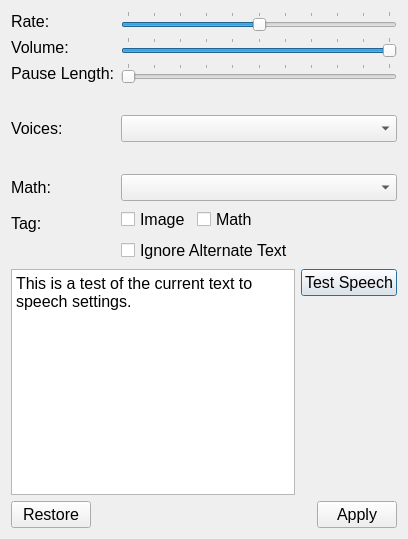
<?xml version="1.0" encoding="UTF-8"?>
<ui version="4.0">
 <class>SpeechSettings</class>
 <widget class="QDialog" name="SpeechSettings">
  <property name="geometry">
   <rect>
    <x>0</x>
    <y>0</y>
    <width>408</width>
    <height>539</height>
   </rect>
  </property>
  <property name="font">
   <font>
    <pointsize>12</pointsize>
   </font>
  </property>
  <property name="windowTitle">
   <string>General</string>
  </property>
  <property name="windowIcon">
   <iconset resource="resource.qrc">
    <normaloff>:/classic/icons/speech_settings_classic.png</normaloff>:/classic/icons/speech_settings_classic.png</iconset>
  </property>
  <layout class="QVBoxLayout" name="verticalLayout" stretch="0,1,0">
   <item>
    <layout class="QFormLayout" name="formLayout">
     <property name="fieldGrowthPolicy">
      <enum>QFormLayout::AllNonFixedFieldsGrow</enum>
     </property>
     <item row="0" column="0">
      <widget class="QLabel" name="label">
       <property name="text">
        <string>Rate:</string>
       </property>
      </widget>
     </item>
     <item row="0" column="1">
      <widget class="QSlider" name="rateSlider">
       <property name="minimumSize">
        <size>
         <width>201</width>
         <height>0</height>
        </size>
       </property>
       <property name="toolTip">
        <string>Words per minute slider (rate)</string>
       </property>
       <property name="minimum">
        <number>0</number>
       </property>
       <property name="maximum">
        <number>100</number>
       </property>
       <property name="value">
        <number>50</number>
       </property>
       <property name="orientation">
        <enum>Qt::Horizontal</enum>
       </property>
       <property name="tickPosition">
        <enum>QSlider::TicksAbove</enum>
       </property>
       <property name="tickInterval">
        <number>10</number>
       </property>
      </widget>
     </item>
     <item row="2" column="0">
      <widget class="QLabel" name="label_2">
       <property name="text">
        <string>Volume:</string>
       </property>
      </widget>
     </item>
     <item row="2" column="1">
      <widget class="QSlider" name="volumeSlider">
       <property name="minimumSize">
        <size>
         <width>201</width>
         <height>0</height>
        </size>
       </property>
       <property name="toolTip">
        <string>Volume slider</string>
       </property>
       <property name="maximum">
        <number>100</number>
       </property>
       <property name="value">
        <number>100</number>
       </property>
       <property name="orientation">
        <enum>Qt::Horizontal</enum>
       </property>
       <property name="tickPosition">
        <enum>QSlider::TicksAbove</enum>
       </property>
       <property name="tickInterval">
        <number>10</number>
       </property>
      </widget>
     </item>
     <item row="4" column="1">
      <spacer name="verticalSpacer_3">
       <property name="orientation">
        <enum>Qt::Vertical</enum>
       </property>
       <property name="sizeType">
        <enum>QSizePolicy::Fixed</enum>
       </property>
       <property name="sizeHint" stdset="0">
        <size>
         <width>20</width>
         <height>20</height>
        </size>
       </property>
      </spacer>
     </item>
     <item row="5" column="0">
      <widget class="QLabel" name="label_3">
       <property name="text">
        <string>Voices:</string>
       </property>
      </widget>
     </item>
     <item row="5" column="1">
      <widget class="QComboBox" name="voiceComboBox">
       <property name="toolTip">
        <string>Drop down box for selecting the voice</string>
       </property>
       <property name="editable">
        <bool>false</bool>
       </property>
      </widget>
     </item>
     <item row="6" column="1">
      <spacer name="verticalSpacer_2">
       <property name="orientation">
        <enum>Qt::Vertical</enum>
       </property>
       <property name="sizeType">
        <enum>QSizePolicy::Fixed</enum>
       </property>
       <property name="sizeHint" stdset="0">
        <size>
         <width>20</width>
         <height>20</height>
        </size>
       </property>
      </spacer>
     </item>
     <item row="7" column="0">
      <widget class="QLabel" name="label_5">
       <property name="text">
        <string>Math:</string>
       </property>
      </widget>
     </item>
     <item row="7" column="1">
      <widget class="QComboBox" name="mathDatabaseComboBox"/>
     </item>
     <item row="8" column="0">
      <widget class="QLabel" name="label_4">
       <property name="text">
        <string>Tag:</string>
       </property>
      </widget>
     </item>
     <item row="3" column="1">
      <widget class="QSlider" name="pauseSlider">
       <property name="maximum">
        <number>10</number>
       </property>
       <property name="pageStep">
        <number>1</number>
       </property>
       <property name="orientation">
        <enum>Qt::Horizontal</enum>
       </property>
       <property name="tickPosition">
        <enum>QSlider::TicksAbove</enum>
       </property>
       <property name="tickInterval">
        <number>1</number>
       </property>
      </widget>
     </item>
     <item row="3" column="0">
      <widget class="QLabel" name="label_6">
       <property name="text">
        <string>Pause Length:</string>
       </property>
      </widget>
     </item>
     <item row="8" column="1">
      <layout class="QVBoxLayout" name="verticalLayout_3">
       <item>
        <layout class="QHBoxLayout" name="horizontalLayout_3">
         <item>
          <widget class="QCheckBox" name="imageTagCheckBox">
           <property name="text">
            <string>Image</string>
           </property>
          </widget>
         </item>
         <item>
          <widget class="QCheckBox" name="mathTagCheckBox">
           <property name="text">
            <string>Math</string>
           </property>
          </widget>
         </item>
         <item>
          <spacer name="horizontalSpacer_2">
           <property name="orientation">
            <enum>Qt::Horizontal</enum>
           </property>
           <property name="sizeHint" stdset="0">
            <size>
             <width>40</width>
             <height>20</height>
            </size>
           </property>
          </spacer>
         </item>
        </layout>
       </item>
       <item>
        <layout class="QHBoxLayout" name="horizontalLayout_4">
         <item>
          <widget class="QCheckBox" name="ignoreAltTextCheckBox">
           <property name="text">
            <string>Ignore Alternate Text</string>
           </property>
          </widget>
         </item>
         <item>
          <spacer name="horizontalSpacer_3">
           <property name="orientation">
            <enum>Qt::Horizontal</enum>
           </property>
           <property name="sizeHint" stdset="0">
            <size>
             <width>40</width>
             <height>20</height>
            </size>
           </property>
          </spacer>
         </item>
        </layout>
       </item>
      </layout>
     </item>
    </layout>
   </item>
   <item>
    <layout class="QHBoxLayout" name="horizontalLayout_2">
     <item>
      <widget class="QPlainTextEdit" name="testSpeechText">
       <property name="toolTip">
        <string>The text entered here is used when the test speech button is pressed</string>
       </property>
       <property name="plainText">
        <string>This is a test of the current text to speech settings.</string>
       </property>
      </widget>
     </item>
     <item>
      <layout class="QVBoxLayout" name="verticalLayout_2">
       <item>
        <widget class="QPushButton" name="testButton">
         <property name="toolTip">
          <string>Apply and test current speech settings</string>
         </property>
         <property name="text">
          <string>Test Speech</string>
         </property>
         <property name="iconSize">
          <size>
           <width>50</width>
           <height>50</height>
          </size>
         </property>
        </widget>
       </item>
       <item>
        <spacer name="verticalSpacer">
         <property name="orientation">
          <enum>Qt::Vertical</enum>
         </property>
         <property name="sizeHint" stdset="0">
          <size>
           <width>20</width>
           <height>40</height>
          </size>
         </property>
        </spacer>
       </item>
      </layout>
     </item>
    </layout>
   </item>
   <item>
    <layout class="QHBoxLayout" name="horizontalLayout">
     <item>
      <widget class="QPushButton" name="restoreButton">
       <property name="toolTip">
        <string>Restores settings to what they were when you opened the window</string>
       </property>
       <property name="text">
        <string>Restore</string>
       </property>
      </widget>
     </item>
     <item>
      <spacer name="horizontalSpacer">
       <property name="orientation">
        <enum>Qt::Horizontal</enum>
       </property>
       <property name="sizeHint" stdset="0">
        <size>
         <width>40</width>
         <height>20</height>
        </size>
       </property>
      </spacer>
     </item>
     <item>
      <widget class="QPushButton" name="applyButton">
       <property name="toolTip">
        <string>Apply new speech settings</string>
       </property>
       <property name="text">
        <string>Apply</string>
       </property>
       <property name="iconSize">
        <size>
         <width>50</width>
         <height>50</height>
        </size>
       </property>
      </widget>
     </item>
    </layout>
   </item>
  </layout>
 </widget>
 <tabstops>
  <tabstop>rateSlider</tabstop>
  <tabstop>volumeSlider</tabstop>
  <tabstop>voiceComboBox</tabstop>
  <tabstop>testSpeechText</tabstop>
  <tabstop>testButton</tabstop>
  <tabstop>restoreButton</tabstop>
  <tabstop>applyButton</tabstop>
 </tabstops>
 <resources>
  <include location="resource.qrc"/>
 </resources>
 <connections/>
</ui>
